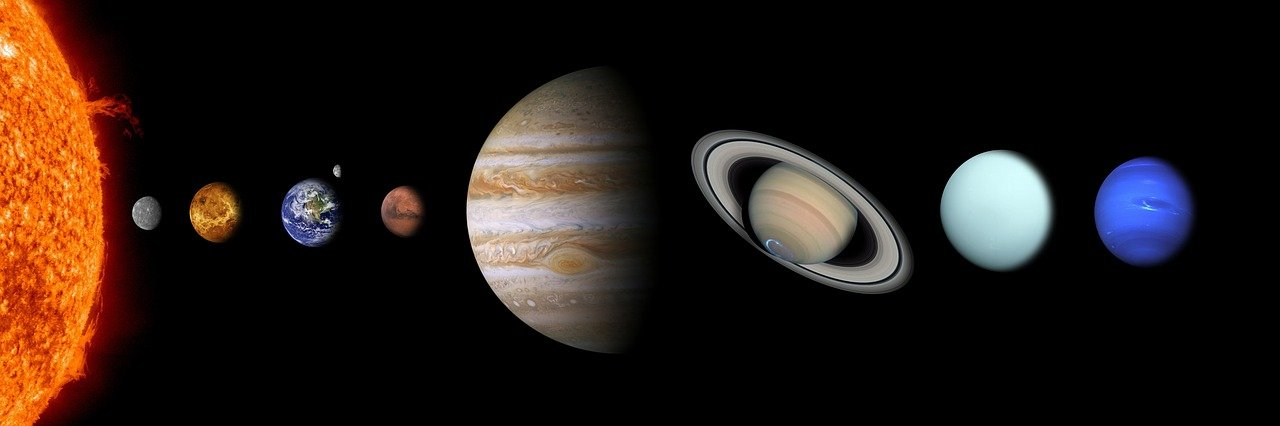
#> input picture solar-system.jpg, 1280 x 426 px
$ python solar_planets.py
#> lines starting #> are read from the running program, lines starting #| are printed output that depends on the picture; after the words box and inside, x2 and y2 are one past the last pixel; in counts of white or black regions, pixels touching at a corner belong together
import cv2
img=cv2.imread("solar-system.jpg")
#> img is the input picture: shape (426, 1280, 3); mean B, G, R 20.5, 25.8, 36.5
print(img)
#> (printed output is left out)
solar = img[120:360,400:500]
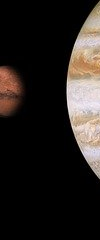
#> solar: shape (240, 100, 3); mean B, G, R 31.1, 34.5, 39.8
text="SOLAR SYSTEM"
cv2.putText(img,"SOLAR SYSTEM",(300,60),fontFace=cv2.FONT_HERSHEY_COMPLEX_SMALL,fontScale=3,color=(255,255,255))
cv2.putText(img,"Sun",(20,300),fontFace=cv2.FONT_HERSHEY_COMPLEX_SMALL,fontScale=2,color=(255,255,255))
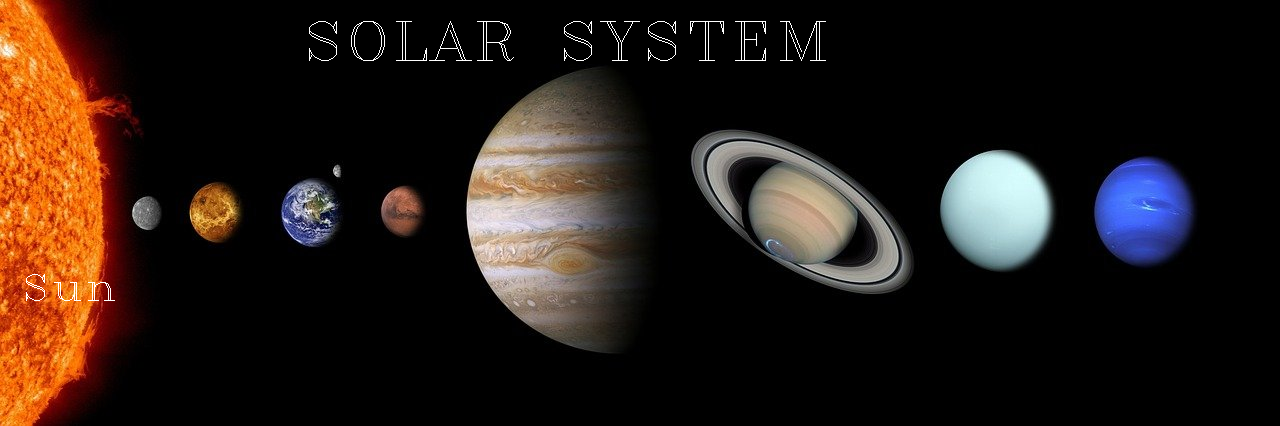
#> img: shape (426, 1280, 3); mean B, G, R 21.5, 26.8, 37.5
cv2.putText(img,"Mercury",(100,200),fontFace=cv2.FONT_HERSHEY_COMPLEX_SMALL,fontScale=0.7,color=(255,255,255))
#> img: shape (426, 1280, 3); 0.04% of pixels changed, all inside (x1, y1, x2, y2) = (101, 191, 170, 204)
cv2.putText(img,"Venus",(195,200),fontFace=cv2.FONT_HERSHEY_COMPLEX_SMALL,fontScale=0.7,color=(255,255,255))
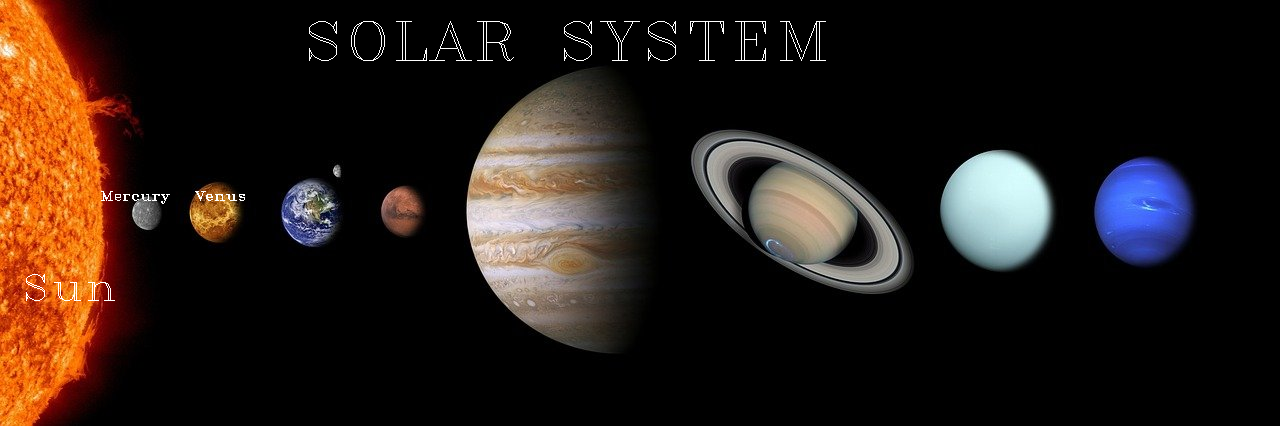
#> img: shape (426, 1280, 3); mean B, G, R 21.7, 26.9, 37.6
cv2.putText(img,"Moon",(325,160),fontFace=cv2.FONT_HERSHEY_COMPLEX_SMALL,fontScale=0.5,color=(255,255,255))
#> img: shape (426, 1280, 3); 0.02% of pixels changed, all inside (x1, y1, x2, y2) = (326, 154, 356, 161)
cv2.putText(img,"Earth",(265,180),fontFace=cv2.FONT_HERSHEY_COMPLEX_SMALL,fontScale=0.7,color=(255,255,255))
#> img: shape (426, 1280, 3); mean B, G, R 21.8, 27, 37.7
cv2.putText(img,"Mars",(380,180),fontFace=cv2.FONT_HERSHEY_COMPLEX_SMALL,fontScale=0.7,color=(255,255,255))
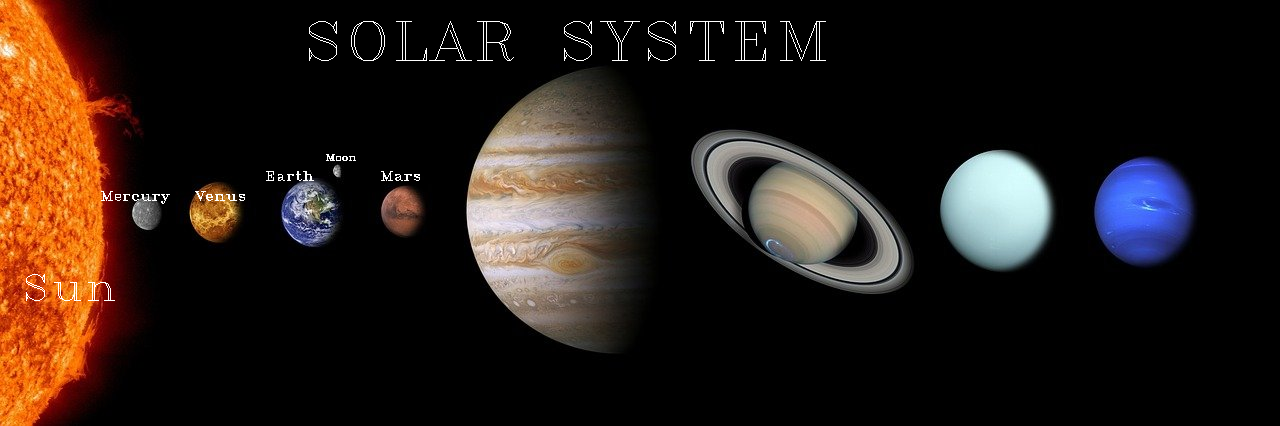
#> img: shape (426, 1280, 3); mean B, G, R 21.8, 27.1, 37.8
cv2.putText(img,"Jupiter",(540,90),fontFace=cv2.FONT_HERSHEY_COMPLEX_SMALL,fontScale=0.7,color=(255,255,255))
#> img: shape (426, 1280, 3); 0.03% of pixels changed, all inside (x1, y1, x2, y2) = (541, 81, 602, 94)
cv2.putText(img,"Saturn",(740,120),fontFace=cv2.FONT_HERSHEY_COMPLEX_SMALL,fontScale=0.7,color=(255,255,255))
cv2.putText(img,"Uranus",(950,150),fontFace=cv2.FONT_HERSHEY_COMPLEX_SMALL,fontScale=0.7,color=(255,255,255))
#> img: shape (426, 1280, 3); mean B, G, R 22.1, 27.3, 38
cv2.putText(img,"Neptune",(1100,150),fontFace=cv2.FONT_HERSHEY_COMPLEX_SMALL,fontScale=0.7,color=(255,255,255))
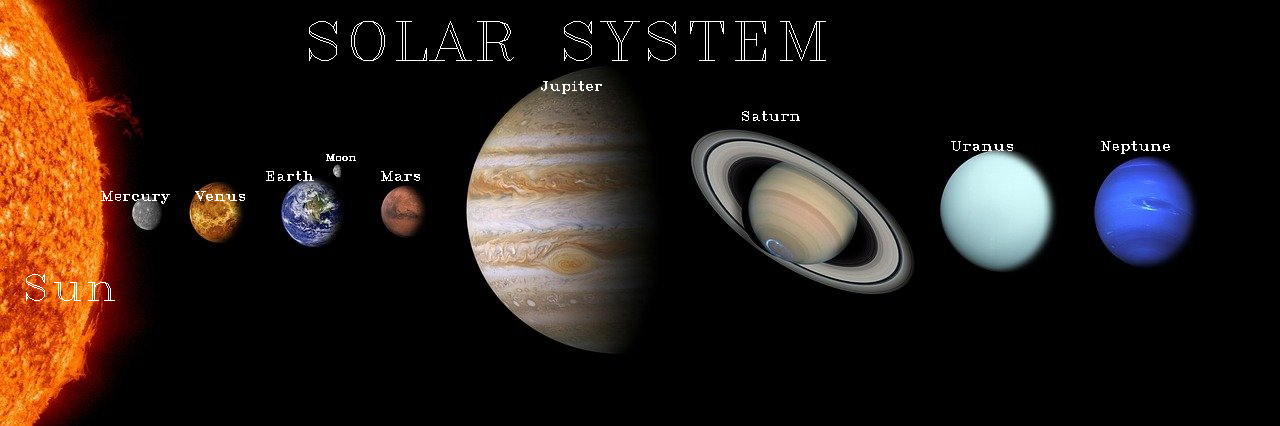
#> img: shape (426, 1280, 3); mean B, G, R 22.2, 27.4, 38.1
cv2.imshow("output",img)
cv2.waitKey(0)
cv2.imwrite("Solar_systemwithname.jpg",img)
